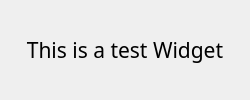
<?xml version="1.0" encoding="UTF-8"?>
<ui version="4.0">
 <class>Form</class>
 <widget class="QWidget" name="Form">
  <property name="geometry">
   <rect>
    <x>0</x>
    <y>0</y>
    <width>250</width>
    <height>100</height>
   </rect>
  </property>
  <layout class="QGridLayout" name="gridLayout">
   <item row="0" column="0">
    <widget class="QLabel" name="label">
     <property name="font">
      <font>
       <family>Segoe UI Light</family>
       <pointsize>16</pointsize>
      </font>
     </property>
     <property name="text">
      <string>This is a test Widget</string>
     </property>
     <property name="alignment">
      <set>Qt::AlignCenter</set>
     </property>
    </widget>
   </item>
  </layout>
 </widget>
 <resources/>
 <connections/>
</ui>
